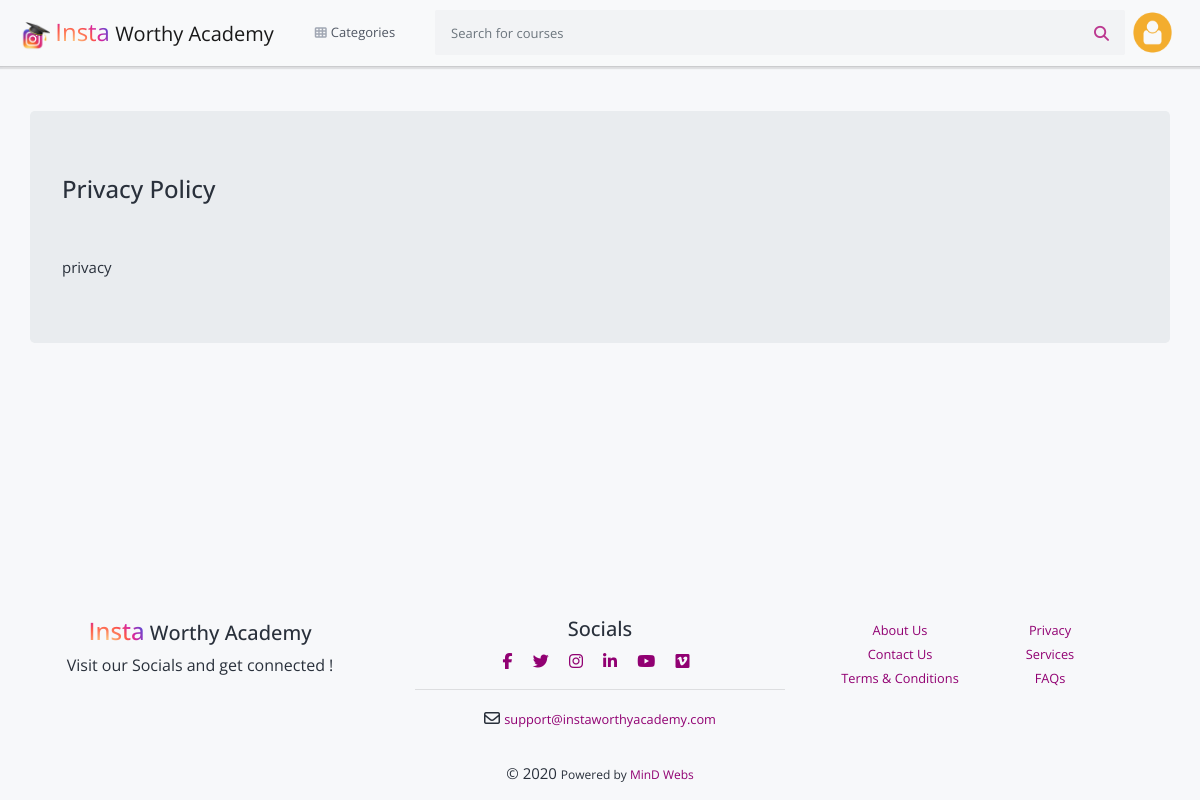
/privacy/ (signed in), run on an earlier commit of the app's database.
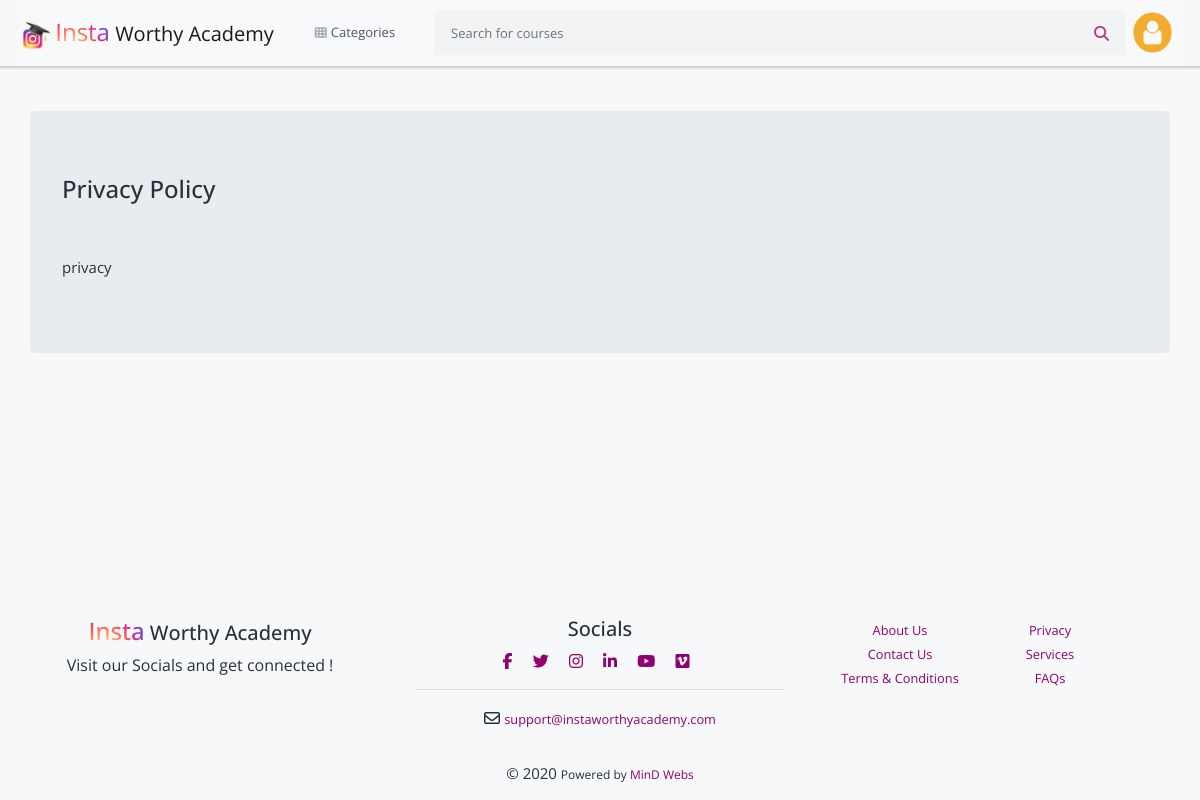
And on a later commit of the database.
### root/models.py (models this page shows, shortened)
class PageInfo(models.Model):
    about = RichTextField(help_text="Enter about Information for the Website as normal Word Doc")
    contact = RichTextField(help_text="Enter Contact like email phone address like normal page")
    services = RichTextField(help_text="Enter the range of services provided to users by Insta Worthy Academy")
    tnc = RichTextField(help_text="Enter the Terms and Condition", default="tnc")
    privacy_policy = RichTextField(help_text="Enter your Privacy Policy", default="privacy")
    faqs = RichTextField(help_text="Enter some FAQs", default="faqs")
    facebook_link = models.CharField(max_length=300, blank=True)
    twitter_link = models.CharField(max_length=300, blank=True)
    instagram_link = models.CharField(max_length=300, blank=True)
    linkedin_link = models.CharField(max_length=300, blank=True)
    youtube_link = models.CharField(max_length=300, blank=True)
    vimeo_link = models.CharField(max_length=300, blank=True)
    contact_number = models.CharField(max_length=14, blank=True, help_text="Enter your contact number")
    payment_id = models.CharField(max_length=300, blank=True, help_text="Enter the payment ID in which you want to get payments")
    class Meta:
        verbose_name = "PageInfo"
        verbose_name_plural = "PageInfo(s)"

### cart/context_processors.py (called while the page is built)
def cart(request):
    return {'cart': Cart(request)}

### courses/context_processors.py (called while the page is built)
def categories_processor(request):
    categories = Category.objects.all()
    return {'categories': categories}

### root/context_processors.py (called while the page is built)
def info_processor(request):
    pageInfo = PageInfo.objects.all()[0]
    return {'pageInfo': pageInfo}

### templates/privacy.html
{% extends 'layouts/base.html' %}
{% load static %}
{% block content %}
    <br><br>
    <div class="container jumbotron">
        <h4>Privacy Policy</h4><br><br>
        {{pageInfo.privacy_policy|safe}}
    </div>
{% endblock %}

### templates/layouts/base.html (shortened to what this page needs)
<!DOCTYPE html>
<html>
<head>
    {% include 'partials/header.html' %}
</head>
<body class="gray-bg">
{% include 'partials/navbar.html' %}
{% block content %}{% endblock %}
{% include 'partials/footer.html' %}
</body>
</html>

### templates/partials/header.html (shortened to what this page needs)
{% load static %}
<link rel="stylesheet" href="{% static 'frontend/css/jquery.webui-popover.min.css' %}">
<link rel="stylesheet" href="{% static 'frontend/css/select2.min.css' %}">
<link rel="stylesheet" href="{% static 'frontend/css/slick.css' %}">
<link rel="stylesheet" href="{% static 'frontend/css/slick-theme.css' %}">
<link rel="stylesheet" href="{% static 'frontend/css/fontawesome-all.min.css' %}">
<link rel="stylesheet" href="{% static 'frontend/css/bootstrap.min.css' %}">
<link rel="stylesheet" href="{% static 'frontend/css/main.css' %}">
<link rel="stylesheet" href="{% static 'frontend/css/responsive.css' %}">
<link href="https://vjs.zencdn.net/7.6.6/video-js.css" rel="stylesheet" />
<link rel="stylesheet" href="https://cdnjs.cloudflare.com/ajax/libs/toastr.js/latest/css/toastr.css">

### templates/partials/navbar.html (shortened to what this page needs)
{% load static %}
<section class="menu-area">
    <div class="container-xl">
        <div class="row">
            <div class="col">
                <nav class="navbar navbar-expand-lg navbar-light bg-light">
                    <a class="navbar-brand" href="/">
                        <img src= "{% static 'images/logo.png' %}" alt="" height="30">
                        <span style="
                            font-size: larger;
                            background: #d6249f;
                            background: radial-gradient(circle at 30% 107%, #fdf497 0%, #fdf497 5%, #fd5949 45%,#d6249f 60%,#285AEB 90%);
                            -webkit-background-clip: text;
                            -webkit-text-fill-color: transparent;
                        ">Insta</span> Worthy Academy
                    </a>
                    {% include 'partials/menu.html' %}
                    <form class="inline-form" action="{% url 'root:search' %}" method="get" style="width: 100%;">
                        <div class="input-group search-box mobile-search">
                            <input type="text" name='q' class="form-control"
                                   placeholder="Search for courses">
                            <div class="input-group-append">
                                <button class="btn" type="submit"><i class="fas fa-search"></i></button>
                            </div>
                        </div>
                    </form>
                    {% if request.user.is_authenticated %}
                        <div class="user-box menu-icon-box">
                            <div class="icon">
                                <a href="#">
                                    <img src="{% static 'images/avatar.png' %}" alt="" class="img-fluid">
                                </a>
                            </div>
                        </div>
                    {% else %}
                        <span class="signin-box-move-desktop-helper"></span>
                        <div class="sign-in-box btn-group">
                            <a href="{% url 'accounts:login' %}" class="btn btn-sign-in">Login</a>
                            <a href="{% url 'accounts:register' %}" class="btn btn-sign-up">Sign up</a>
                        </div>
                    {% endif %}
                </nav>
            </div>
        </div>
    </div>
</section>

### templates/partials/menu.html (shortened to what this page needs)
<div class="main-nav-wrap">
    <ul class="mobile-main-nav">
        <li class="has-children">
            <a href="">
                <i class="fas fa-th d-inline"></i>
                <span>Categories</span>
            </a>
        </li>
    </ul>
</div>

### templates/partials/footer.html (shortened to what this page needs)
<footer id="footer" class="page-footer font-small blue pt-4" >
  <div class="container-fluid text-center text-md-center" style="font-size:1rem">
    <div class="row" >
      <div class="col-md-4  mt-md-0 mt-3">
        <h5><span style="  font-size: larger;
                            background: #d6249f;
                            background: radial-gradient(circle at 30% 107%, #fdf497 0%, #fdf497 5%, #fd5949 45%,#d6249f 60%,#285AEB 90%);
                            -webkit-background-clip: text;
                            -webkit-text-fill-color: transparent;
                        ">Insta</span> Worthy Academy</h5>
        <p>Visit our Socials and get connected !</p>
      </div>
      <div class="col-md-4 mb-md-0 mb-3">
        <h5>Socials</h5>
        <ul class="list-unstyled">
          <li class="list-inline-item">
        <a class="btn-floating btn-fb mx-1" href="{{pageInfo.facebook_link}}">
          <i class="fab fa-facebook-f"> </i>
        </a>
        </li>
        <li class="list-inline-item">
            <a class="btn-floating btn-tw mx-1" href="{{pageInfo.twitter_link}}">
            <i class="fab fa-twitter"> </i>
            </a>
        </li>
        <li class="list-inline-item">
            <a class="btn-floating btn-instagram mx-1" href="{{pageInfo.instagram_link}}">
            <i class="fab fa-instagram"> </i>
            </a>
        </li>
        <li class="list-inline-item">
            <a class="btn-floating btn-li mx-1" href="{{pageInfo.linkedin_link}}">
            <i class="fab fa-linkedin-in"> </i>
            </a>
        </li>
        <li class="list-inline-item">
            <a class="btn-floating btn-youtube mx-1" href="{{pageInfo.youtube_link}}">
            <i class="fab fa-youtube"> </i>
            </a>
        </li>
        <li class="list-inline-item">
            <a class="btn-floating btn-vimeo mx-1" href="{{pageInfo.vimeo_link}}">
            <i class="fab fa-vimeo"> </i>
            </a>
        </li>
        <hr>
         <li>
            <i class="fa fa-envelope-o"> </i>
            <small><a href="mailto:support@instaworthyacademy.com">support@instaworthyacademy.com</a></small>
        </li>
        </ul>
      </div>
      <div class="col-md-2 mb-md-0 mb-3">
        <ul class="list-unstyled">
          <li>
            <a href="{% url 'root:about' %}"><small>About Us</small></a>
          </li>
          <li>
            <a href="{% url 'root:contact' %}"><small>Contact Us</small></a>
          </li>
          <li>
            <a href="{% url 'root:tnc' %}"><small>Terms & Conditions</small></a>
          </li>
        </ul>
      </div>
       <div class="col-md-1 mb-md-0 mb-3">
        <ul class="list-unstyled">
          <li>
            <a href="{% url 'root:privacy' %}"><small>Privacy</small></a>
          </li>
          <li>
            <a href="{% url 'root:services' %}"><small>Services</small></a>
          </li>
          <li>
            <a href="{% url 'root:faqs' %}"><small>FAQs</small></a>
          </li>
        </ul>
      </div>
    </div>
  </div>
  <div class="footer-copyright text-center py-3">© {% now "Y" %}
    <small>Powered by <a href="https://mindwebs.org"> MinD Webs</small></a>
  </div>
</footer>

### templates/partials/scripts.html (shortened to what this page needs)
{% load static %}

### static/frontend/css/responsive.css (style rules this page uses)
@media (min-width:768px) { .navbar-expand-lg { -webkit-box-orient: horizontal; -webkit-box-direction: normal; -ms-flex-flow: row nowrap; flex-flow: row nowrap; -webkit-box-pack: start; -ms-flex-pack: start; justify-content: flex-start; } }
@media (min-width:768px) { .main-nav-wrap { margin: 0 30px 0 22px; } }
@media (min-width:768px) { .main-nav-wrap { margin: 0 40px 0 25px; } }
@media (min-width:768px) { .main-nav-wrap>ul>li>a { font-size: 13px; color: #505763; padding: 23px 0; display: inline-block; position: relative; padding-left: 16px } }
@media (min-width:768px) { .main-nav-wrap>ul>li>a .d-inline { position: absolute; left: 0; top:calc( 50% - 6px ); } }
@media (min-width:768px) { .main-nav-wrap>ul>li>a i { color: #a1a7b3; margin-right: 5px; font-size: 12px; } }
@media (min-width:768px) { .main-nav-wrap ul { list-style: none; margin: 0; padding: 0; } }
@media (min-width:768px) { .main-nav-wrap>ul>li { position: relative; } }

What changed in the data, as far as the page shows it:
changed PageInfo "privacy": privacy_policy "privacy" → "<p>privacy</p>" (drawn)
